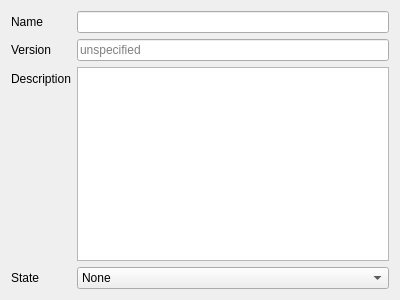
<?xml version="1.0" encoding="UTF-8"?>
<ui version="4.0">
 <class>PatternMetaEditor</class>
 <widget class="QWidget" name="PatternMetaEditor">
  <property name="geometry">
   <rect>
    <x>0</x>
    <y>0</y>
    <width>400</width>
    <height>300</height>
   </rect>
  </property>
  <property name="windowTitle">
   <string>Form</string>
  </property>
  <layout class="QFormLayout" name="formLayout">
   <item row="0" column="0">
    <widget class="QLabel" name="label">
     <property name="text">
      <string>Name</string>
     </property>
    </widget>
   </item>
   <item row="0" column="1">
    <widget class="QLineEdit" name="name"/>
   </item>
   <item row="1" column="0">
    <widget class="QLabel" name="label_3">
     <property name="text">
      <string>Version</string>
     </property>
    </widget>
   </item>
   <item row="1" column="1">
    <widget class="QLineEdit" name="version">
     <property name="placeholderText">
      <string>unspecified</string>
     </property>
    </widget>
   </item>
   <item row="2" column="0">
    <widget class="QLabel" name="label_2">
     <property name="text">
      <string>Description</string>
     </property>
    </widget>
   </item>
   <item row="2" column="1">
    <widget class="QTextEdit" name="description"/>
   </item>
   <item row="3" column="0">
    <widget class="QLabel" name="label_4">
     <property name="text">
      <string>State</string>
     </property>
    </widget>
   </item>
   <item row="3" column="1">
    <widget class="QComboBox" name="tag">
     <item>
      <property name="text">
       <string>None</string>
      </property>
     </item>
     <item>
      <property name="text">
       <string>Done</string>
      </property>
     </item>
     <item>
      <property name="text">
       <string>Needs review</string>
      </property>
     </item>
     <item>
      <property name="text">
       <string>Incomplete</string>
      </property>
     </item>
    </widget>
   </item>
  </layout>
 </widget>
 <resources/>
 <connections/>
</ui>
